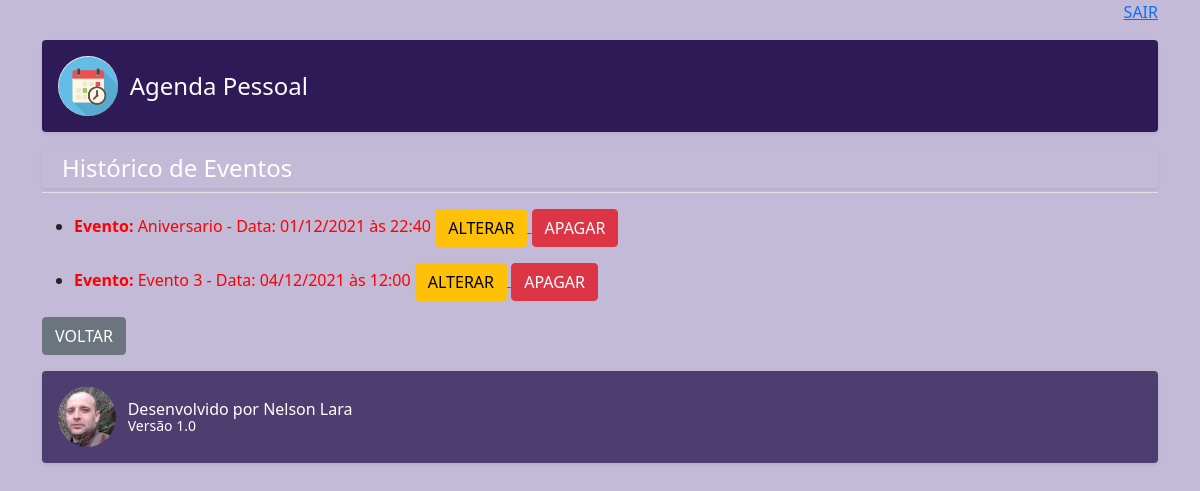
Before: /agenda/eventos_passado/ (signed in) with the older database file.
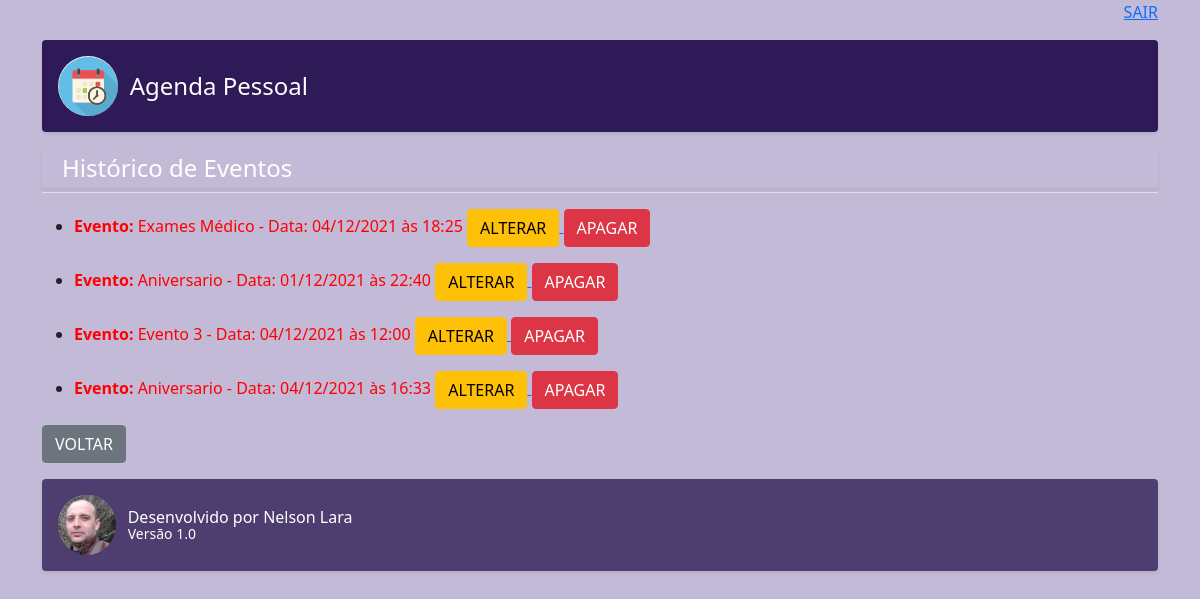
After: the same page with the newer database file.
### core/models.py (models this page shows, shortened)
class evento(models.Model):
    titulo = models.CharField(verbose_name='Título', max_length=100)
    descricao = models.TextField(verbose_name='Descrição', blank=True, null=True)
    local = models.CharField(verbose_name='Local', blank=True, null=True, max_length=100)
    data_evento = models.DateTimeField(verbose_name='Data do Evento')
    data_criacao = models.DateTimeField(verbose_name='Data da Criação', auto_now=True)
    usuario = models.ForeignKey(User, on_delete=models.CASCADE) #criando novo campo para fazer o relacionamento com a tabela usuario do django
    class Meta:
        db_table = 'evento'
    def get_data_evento(self):
        return self.data_evento.strftime('%d/%m/%Y às %H:%M')
    def get_evento_atrasado(self):
        if self.data_evento < datetime.now():
            return True
        else:
            return False

### core/views.py (the view)
# urls.py: path('agenda/eventos_passado/', views.lista_eventos_passado),
@login_required(login_url='/login/')
def lista_eventos_passado(request):
    usuario = request.user
    data_atual = datetime.now() - timedelta(hours=1)
    valor = evento.objects.filter(usuario=usuario, ### Fltra pelo usuario logado no Django
                                  data_evento__lt=data_atual) # __gt siginifica se data de evento for maior que, se quiser menor que utilize __lt
    dic_evento = {'chave':valor}
    return render(request, 'eventos_passado.html', dic_evento)

### templates/eventos_passado.html (shortened to what this page needs)
{% extends "model-page.html" %}
{% block content %}
         <div class="d-flex p-2 my-1 text-white rounded shadow-sm">
                <div class="lh-1 container">
                    <span class="fs-4">Histórico de Eventos</span>
                </div>
        </div>
    <p class="pb-3 mb-0 small lh-sm border-top">
        <ul>
            {% for valor in chave %}
            <li>
                <div style={% if valor.get_evento_atrasado %}
                              "color:red"
                            {% endif %}>
                    <b>Evento:</b> {{ valor.titulo }} - Data: {{ valor.get_data_evento }}
                                <a href="novo_evento/?id={{ valor.id }}">
                                    <button type="button" class="btn btn-warning">ALTERAR</button>
                                </a>
                                <a href="novo_evento/delete/{{ valor.id }}">
                                    <button type="button" class="btn btn-danger">APAGAR</button>
                                </a>
                </div>
            </li>
            {% endfor %}
        </ul>
    </p>
        <a href="/">
            <button type="button" class="btn btn-secondary">VOLTAR</button>
        </a>
{% endblock %}

Changed rows visible on the page:
now on this page (row edited): evento: titulo "Exames Médico", get_data_evento "04/12/2021 às 18:25"
added evento: titulo "Aniversario", get_data_evento "04/12/2021 às 16:33"
